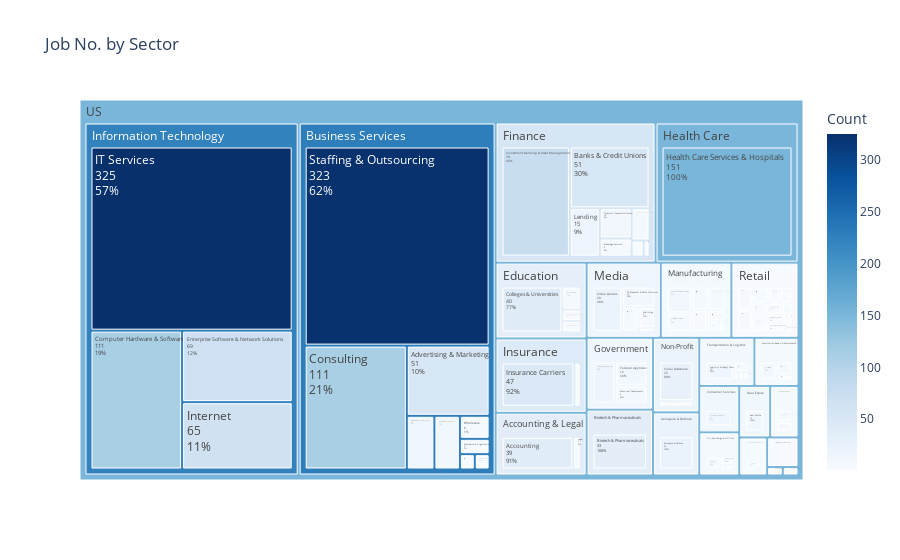

The cell this chart's notebook holds for it:
### Markdown cell above
Then we catagorize companies by sectors

### Code cell
# Create a count Count dataframe to count the job numbers by each city
Sector_df = job.groupby(['Sector','Industry'])['Industry'].count().to_frame('Count').reset_index()
Sector_df = Sector_df [Sector_df ['Industry']!= '-1']
Sector_df['Country'] = 'US'

# Use the Count dataframe to draw the treemap
fig = px.treemap(Sector_df, path=['Country', 'Sector', 'Industry'], values='Count',
                 color= 'Count'
                ,color_continuous_scale='Blues', title = 'Job No. by Sector')
fig.data[0].textinfo = 'label+text+value+percent parent'
fig.show()

### Figure 1 — Plotly figure (JSON) as saved in the notebook; plotly's stock layout.template omitted (floating-point values rounded to 4 significant figures)
{"data": [{"branchvalues": "total", "customdata": [[39], [51], [22], [13], [1], [4], [51], [2], [33], [6], [2], [5], [5], [1], [1], [40], [6], [111], [8], [111], [1], [1], [10], [2], [5], [2], [3], [6], [7], [69], [1], [12], [2], [10], [6], [2], [3], [3], [3], [2], [3], [5], [151], [3], [13], [5], [1], [325], [7], [4], [47], [65], [78], [6], [4], [15], [13], [4], [1], [2], [6], [9], [1], [4], [3], [1], [3], [5], [12], [12], [2], [23], [1], [3], [323], [15], [1], [10], [6], [3], [4], [1], [1], [2], [3], [6], [20], [6], [35.74], [22], [2.714], [33], [228.3], [6.5], [12.14], [31.81], [53.77], [12.5], [151], [222.7], [43.63], [6.5], [13.38], [1], [20.69], [5.308], [12], [3.75], [3.316], [5.545], [9.4], [1], [151.7]], "domain": {"x": [0, 1], "y": [0, 1]}, "hovertemplate": "labels=%{label}<br>Count_sum=%{value}<br>parent=%{parent}<br>id=%{id}<br>Count=%{color}<extra></extra>", "ids": ["US/Accounting & Legal/Accounting", "US/Business Services/Advertising & Marketing", "US/Aerospace & Defense/Aerospace & Defense", "US/Business Services/Architectural & Engineering Services", "US/Arts, Entertainment & Recreation/Audiovisual", "US/Retail/Automotive Parts & Accessories Stores", "US/Finance/Banks & Credit Unions", "US/Retail/Beauty & Personal Accessories Stores", "US/Biotech & Pharmaceuticals/Biotech & Pharmaceuticals", "US/Finance/Brokerage Services", "US/Business Services/Building & Personnel Services", "US/Telecommunications/Cable, Internet & Telephone Providers", "US/Restaurants, Bars & Food Services/Casual Restaurants", "US/Restaurants, Bars & Food Services/Catering & Food Service Contractors", "US/Manufacturing/Chemical Manufacturing", "US/Education/Colleges & Universities", "US/Construction, Repair & Maintenance/Commercial Equipment Repair & Maintenance", "US/Information Technology/Computer Hardware & Software", "US/Construction, Repair & Maintenance/Construction", "US/Business Services/Consulting", "US/Retail/Consumer Electronics & Appliances Stores", "US/Consumer Services/Consumer Product Rental", "US/Manufacturing/Consumer Products Manufacturing", "US/Restaurants, Bars & Food Services/Convenience Stores & Truck Stops", "US/Retail/Department, Clothing, & Shoe Stores", "US/Retail/Drug & Health Stores", "US/Education/Education Training Services", "US/Manufacturing/Electrical & Electronic Manufacturing", "US/Oil, Gas, Energy & Utilities/Energy", "US/Information Technology/Enterprise Software & Network Solutions", "US/Transportation & Logistics/Express Delivery Services", "US/Government/Federal Agencies", "US/Finance/Financial Analytics & Research", "US/Finance/Financial Transaction Processing", "US/Manufacturing/Food & Beverage Manufacturing", "US/Retail/Food & Beverage Stores", "US/Arts, Entertainment & Recreation/Gambling", "US/Retail/Gas Stations", "US/Retail/General Merchandise & Superstores", "US/Construction, Repair & Maintenance/General Repair & Maintenance", "US/Retail/Grocery Stores & Supermarkets", "US/Manufacturing/Health Care Products Manufacturing", "US/Health Care/Health Care Services & Hospitals", "US/Non-Profit/Health Fundraising Organizations", "US/Consumer Services/Health, Beauty, & Fitness", "US/Retail/Home Centers & Hardware Stores", "US/Travel & Tourism/Hotels, Motels, & Resorts", "US/Information Technology/IT Services", "US/Manufacturing/Industrial Manufacturing", "US/Insurance/Insurance Agencies & Brokerages", "US/Insurance/Insurance Carriers", "US/Information Technology/Internet", "US/Finance/Investment Banking & Asset Management", "US/Education/K-12 Education", "US/Accounting & Legal/Legal", "US/Finance/Lending", "US/Transportation & Logistics/Logistics & Supply Chain", "US/Business Services/Membership Organizations", "US/Mining & Metals/Metals Brokers", "US/Manufacturing/Miscellaneous Manufacturing", "US/Media/Motion Picture Production & Distribution", "US/Government/Municipal Governments", "US/Media/News Outlet", "US/Oil, Gas, Energy & Utilities/Oil & Gas Services", "US/Retail/Other Retail Stores", "US/Retail/Pet & Pet Supplies Stores", "US/Education/Preschool & Child Care", "US/Media/Publishing", "US/Real Estate/Real Estate", "US/Business Services/Research & Development", "US/Business Services/Security Services", "US/Non-Profit/Social Assistance", "US/Retail/Sporting Goods Stores", "US/Arts, Entertainment & Recreation/Sports & Recreation", "US/Business Services/Staffing & Outsourcing", "US/Government/State & Regional Agencies", "US/Finance/Stock Exchanges", "US/Media/TV Broadcast & Cable Networks", "US/Telecommunications/Telecommunications Services", "US/Manufacturing/Transportation Equipment Manufacturing", "US/Transportation & Logistics/Transportation Management", "US/Transportation & Logistics/Truck Rental & Leasing", "US/Transportation & Logistics/Trucking", "US/Oil, Gas, Energy & Utilities/Utilities", "US/Retail/Vehicle Dealers", "US/Finance/Venture Capital & Private Equity", "US/Media/Video Games", "US/Business Services/Wholesale", "US/Accounting & Legal", "US/Aerospace & Defense", "US/Arts, Entertainment & Recreation", "US/Biotech & Pharmaceuticals", "US/Business Services", "US/Construction, Repair & Maintenance", "US/Consumer Services", "US/Education", "US/Finance", "US/Government", "US/Health Care", "US/Information Technology", "US/Insurance", "US/Manufacturing", "US/Media", "US/Mining & Metals", "US/Non-Profit", "US/Oil, Gas, Energy & Utilities", "US/Real Estate", "US/Restaurants, Bars & Food Services", "US/Retail", "US/Telecommunications", "US/Transportation & Logistics", "US/Travel & Tourism", "US"], "labels": ["Accounting", "Advertising & Marketing", "Aerospace & Defense", "Architectural & Engineering Services", "Audiovisual", "Automotive Parts & Accessories Stores", "Banks & Credit Unions", "Beauty & Personal Accessories Stores", "Biotech & Pharmaceuticals", "Brokerage Services", "Building & Personnel Services", "Cable, Internet & Telephone Providers", "Casual Restaurants", "Catering & Food Service Contractors", "Chemical Manufacturing", "Colleges & Universities", "Commercial Equipment Repair & Maintenance", "Computer Hardware & Software", "Construction", "Consulting", "Consumer Electronics & Appliances Stores", "Consumer Product Rental", "Consumer Products Manufacturing", "Convenience Stores & Truck Stops", "Department, Clothing, & Shoe Stores", "Drug & Health Stores", "Education Training Services", "Electrical & Electronic Manufacturing", "Energy", "Enterprise Software & Network Solutions", "Express Delivery Services", "Federal Agencies", "Financial Analytics & Research", "Financial Transaction Processing", "Food & Beverage Manufacturing", "Food & Beverage Stores", "Gambling", "Gas Stations", "General Merchandise & Superstores", "General Repair & Maintenance", "Grocery Stores & Supermarkets", "Health Care Products Manufacturing", "Health Care Services & Hospitals", "Health Fundraising Organizations", "Health, Beauty, & Fitness", "Home Centers & Hardware Stores", "Hotels, Motels, & Resorts", "IT Services", "Industrial Manufacturing", "Insurance Agencies & Brokerages", "Insurance Carriers", "Internet", "Investment Banking & Asset Management", "K-12 Education", "Legal", "Lending", "Logistics & Supply Chain", "Membership Organizations", "Metals Brokers", "Miscellaneous Manufacturing", "Motion Picture Production & Distribution", "Municipal Governments", "News Outlet", "Oil & Gas Services", "Other Retail Stores", "Pet & Pet Supplies Stores", "Preschool & Child Care", "Publishing", "Real Estate", "Research & Development", "Security Services", "Social Assistance", "Sporting Goods Stores", "Sports & Recreation", "Staffing & Outsourcing", "State & Regional Agencies", "Stock Exchanges", "TV Broadcast & Cable Networks", "Telecommunications Services", "Transportation Equipment Manufacturing", "Transportation Management", "Truck Rental & Leasing", "Trucking", "Utilities", "Vehicle Dealers", "Venture Capital & Private Equity", "Video Games", "Wholesale", "Accounting & Legal", "Aerospace & Defense", "Arts, Entertainment & Recreation", "Biotech & Pharmaceuticals", "Business Services", "Construction, Repair & Maintenance", "Consumer Services", "Education", "Finance", "Government", "Health Care", "Information Technology", "Insurance", "Manufacturing", "Media", "Mining & Metals", "Non-Profit", "Oil, Gas, Energy & Utilities", "Real Estate", "Restaurants, Bars & Food Services", "Retail", "Telecommunications", "Transportation & Logistics", "Travel & Tourism", "US"], "marker": {"coloraxis": "coloraxis", "colors": [39, 51, 22, 13, 1, 4, 51, 2, 33, 6, 2, 5, 5, 1, 1, 40, 6, 111, 8, 111, 1, 1, 10, 2, 5, 2, 3, 6, 7, 69, 1, 12, 2, 10, 6, 2, 3, 3, 3, 2, 3, 5, 151, 3, 13, 5, 1, 325, 7, 4, 47, 65, 78, 6, 4, 15, 13, 4, 1, 2, 6, 9, 1, 4, 3, 1, 3, 5, 12, 12, 2, 23, 1, 3, 323, 15, 1, 10, 6, 3, 4, 1, 1, 2, 3, 6, 20, 6, 35.74, 22, 2.714, 33, 228.3, 6.5, 12.14, 31.81, 53.77, 12.5, 151, 222.7, 43.63, 6.5, 13.38, 1, 20.69, 5.308, 12, 3.75, 3.316, 5.545, 9.4, 1, 151.7]}, "name": "", "parents": ["US/Accounting & Legal", "US/Business Services", "US/Aerospace & Defense", "US/Business Services", "US/Arts, Entertainment & Recreation", "US/Retail", "US/Finance", "US/Retail", "US/Biotech & Pharmaceuticals", "US/Finance", "US/Business Services", "US/Telecommunications", "US/Restaurants, Bars & Food Services", "US/Restaurants, Bars & Food Services", "US/Manufacturing", "US/Education", "US/Construction, Repair & Maintenance", "US/Information Technology", "US/Construction, Repair & Maintenance", "US/Business Services", "US/Retail", "US/Consumer Services", "US/Manufacturing", "US/Restaurants, Bars & Food Services", "US/Retail", "US/Retail", "US/Education", "US/Manufacturing", "US/Oil, Gas, Energy & Utilities", "US/Information Technology", "US/Transportation & Logistics", "US/Government", "US/Finance", "US/Finance", "US/Manufacturing", "US/Retail", "US/Arts, Entertainment & Recreation", "US/Retail", "US/Retail", "US/Construction, Repair & Maintenance", "US/Retail", "US/Manufacturing", "US/Health Care", "US/Non-Profit", "US/Consumer Services", "US/Retail", "US/Travel & Tourism", "US/Information Technology", "US/Manufacturing", "US/Insurance", "US/Insurance", "US/Information Technology", "US/Finance", "US/Education", "US/Accounting & Legal", "US/Finance", "US/Transportation & Logistics", "US/Business Services", "US/Mining & Metals", "US/Manufacturing", "US/Media", "US/Government", "US/Media", "US/Oil, Gas, Energy & Utilities", "US/Retail", "US/Retail", "US/Education", "US/Media", "US/Real Estate", "US/Business Services", "US/Business Services", "US/Non-Profit", "US/Retail", "US/Arts, Entertainment & Recreation", "US/Business Services", "US/Government", "US/Finance", "US/Media", "US/Telecommunications", "US/Manufacturing", "US/Transportation & Logistics", "US/Transportation & Logistics", "US/Transportation & Logistics", "US/Oil, Gas, Energy & Utilities", "US/Retail", "US/Finance", "US/Media", "US/Business Services", "US", "US", "US", "US", "US", "US", "US", "US", "US", "US", "US", "US", "US", "US", "US", "US", "US", "US", "US", "US", "US", "US", "US", "US", ""], "textinfo": "label+text+value+percent parent", "type": "treemap", "values": [39, 51, 22, 13, 1, 4, 51, 2, 33, 6, 2, 5, 5, 1, 1, 40, 6, 111, 8, 111, 1, 1, 10, 2, 5, 2, 3, 6, 7, 69, 1, 12, 2, 10, 6, 2, 3, 3, 3, 2, 3, 5, 151, 3, 13, 5, 1, 325, 7, 4, 47, 65, 78, 6, 4, 15, 13, 4, 1, 2, 6, 9, 1, 4, 3, 1, 3, 5, 12, 12, 2, 23, 1, 3, 323, 15, 1, 10, 6, 3, 4, 1, 1, 2, 3, 6, 20, 6, 43, 22, 7, 33, 524, 16, 14, 52, 169, 36, 151, 570, 51, 40, 42, 1, 26, 13, 12, 8, 38, 11, 20, 1, 1900]}], "layout": {"coloraxis": {"colorbar": {"title": {"text": "Count"}}, "colorscale": [[0, "rgb(247,251,255)"], [0.125, "rgb(222,235,247)"], [0.25, "rgb(198,219,239)"], [0.375, "rgb(158,202,225)"], [0.5, "rgb(107,174,214)"], [0.625, "rgb(66,146,198)"], [0.75, "rgb(33,113,181)"], [0.875, "rgb(8,81,156)"], [1, "rgb(8,48,107)"]]}, "legend": {"tracegroupgap": 0}, "title": {"text": "Job No. by Sector"}}}
